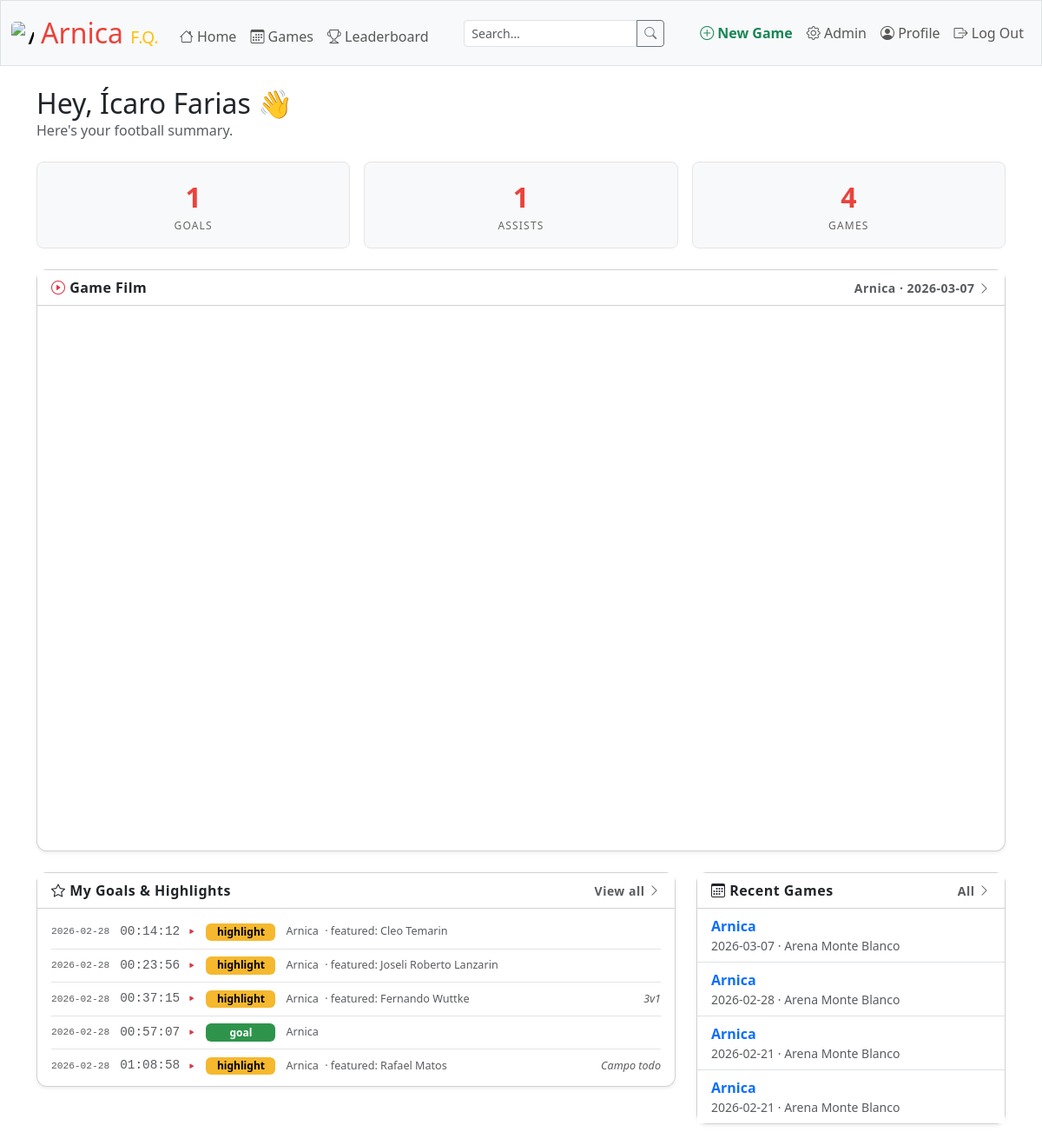
The page / (signed in) on the database its author committed.
### tables this page shows
CREATE TABLE people (
    id           INTEGER PRIMARY KEY AUTOINCREMENT NOT NULL,
    name         TEXT NOT NULL,
    nickname     TEXT,
    phone_number TEXT UNIQUE,
    created_at   TEXT NOT NULL DEFAULT (datetime('now'))
, updated_at TEXT NOT NULL DEFAULT (datetime('now')), is_in_group_chat INTEGER NOT NULL DEFAULT 0, is_guest         INTEGER NOT NULL DEFAULT 0, guest_of         INTEGER REFERENCES people(id) ON DELETE SET NULL);

CREATE TABLE games (
    id          INTEGER PRIMARY KEY AUTOINCREMENT NOT NULL,
    title       TEXT NOT NULL,
    date        DATE NOT NULL,
    youtube_url TEXT,
    location_id INTEGER NOT NULL,
    video_start TEXT CHECK(video_start GLOB '[0-9][0-9]:[0-9][0-9]:[0-9][0-9]'),
    video_end   TEXT CHECK(video_end   GLOB '[0-9][0-9]:[0-9][0-9]:[0-9][0-9]'),
    FOREIGN KEY(location_id) REFERENCES locations(id) ON DELETE RESTRICT
);

CREATE TABLE events (
    id        INTEGER PRIMARY KEY AUTOINCREMENT,
    game_id   INTEGER NOT NULL REFERENCES games(id),
    person_id INTEGER REFERENCES people(id),
    type      TEXT    NOT NULL,
    timestamp TEXT    NOT NULL
                      CHECK(timestamp GLOB '[0-9][0-9]:[0-9][0-9]:[0-9][0-9]'),
    duration  INTEGER NOT NULL DEFAULT 20 CHECK(duration > 0),
    notes     TEXT
);

CREATE TABLE event_links (
    id               INTEGER PRIMARY KEY AUTOINCREMENT NOT NULL,
    event_id         INTEGER NOT NULL,
    linked_person_id INTEGER NOT NULL,
    link_type        TEXT NOT NULL,
    FOREIGN KEY(event_id)         REFERENCES events(id)  ON DELETE CASCADE,
    FOREIGN KEY(linked_person_id) REFERENCES people(id)  ON DELETE CASCADE,
    UNIQUE(event_id, linked_person_id)
);

CREATE TABLE locations (
    id   INTEGER PRIMARY KEY AUTOINCREMENT NOT NULL,
    name TEXT NOT NULL UNIQUE
);

### app.py (the view, shortened to what this page needs)
@app.route("/")
@login_required
def index():
    person_id = session.get("person_id")
    person = db.execute("SELECT * FROM people WHERE id = ?", person_id)[0]
    stats = db.execute("""
        SELECT
            COUNT(DISTINCT CASE WHEN e.type = 'goal' THEN e.id END) AS goals,
            COUNT(DISTINCT CASE WHEN el.link_type = 'assist' THEN el.id END) AS assists,
            COUNT(DISTINCT pr.game_id) AS appearances
        FROM people p
        LEFT JOIN events e       ON e.person_id = p.id
        LEFT JOIN event_links el ON el.linked_person_id = p.id
        LEFT JOIN presences pr   ON pr.person_id = p.id
        WHERE p.id = ?
    """, person_id)[0]
    recent_events = db.execute("""
        SELECT
            e.*,
            g.title AS game_title,
            g.date  AS game_date,
            g.youtube_url
        FROM events e
        JOIN games g ON g.id = e.game_id
        WHERE e.person_id = ?
          AND e.type IN ('goal', 'highlight')
        ORDER BY g.date DESC, e.timestamp ASC
        LIMIT 10
    """, person_id)
    def build_embed_url(raw_url):
        if not raw_url:
            return None
        if "youtube.com/embed/" in raw_url:
            sep = "&" if "?" in raw_url else "?"
            return raw_url + sep + "enablejsapi=1"
        if "youtu.be/" in raw_url:
            vid = raw_url.split("youtu.be/")[1].split("?")[0]
        elif "v=" in raw_url:
            vid = raw_url.split("v=")[1].split("&")[0]
        else:
            return None
        return f"https://www.youtube.com/embed/{vid}?enablejsapi=1"
    for event in recent_events:
        event["links"] = db.execute("""
            SELECT el.link_type, pe.name
            FROM event_links el
            JOIN people pe ON pe.id = el.linked_person_id
            WHERE el.event_id = ?
        """, event["id"])
        event["youtube_embed"] = build_embed_url(event.get("youtube_url"))
    recent_games = db.execute("""
        SELECT g.id, g.title, g.date, l.name AS location
        FROM presences pr
        JOIN games g     ON g.id = pr.game_id
        JOIN locations l ON l.id = g.location_id
        WHERE pr.person_id = ?
        ORDER BY g.date DESC
        LIMIT 5
    """, person_id)
    recent_video_game = db.execute("""
        SELECT g.id, g.title, g.date, g.youtube_url
        FROM presences pr
        JOIN games g ON g.id = pr.game_id
        WHERE pr.person_id = ? AND g.youtube_url IS NOT NULL AND g.youtube_url != ''
        ORDER BY g.date DESC
        LIMIT 1
    """, person_id)
    recent_video_game = recent_video_game[0] if recent_video_game else None
    index_youtube_embed = build_embed_url(recent_video_game["youtube_url"]) if recent_video_game else None
    return render_template("index.html",
        linked=True,
        person=person,
        stats=stats,
        recent_events=recent_events,
        recent_games=recent_games,
        recent_video_game=recent_video_game,
        index_youtube_embed=index_youtube_embed,
    )

### templates/index.html (shortened to what this page needs)
{% extends "layout.html" %}
{% block main %}
{% if not linked %}
    <div class="text-center mb-5">
        <h2>Welcome to Arnica F.Q.</h2>
        <p class="text-muted">Link your account to a player profile to see your personal stats.</p>
        <a href="/profile" class="btn btn-danger">
            <i class="bi bi-person-badge"></i> Link Player Profile
        </a>
    </div>
    {% if recent_games %}
        <h5 class="mb-3 text-muted">Recent Games</h5>
        <div class="row g-3">
            {% for game in recent_games %}
                <div class="col-12">
                    <a href="/games/{{ game.id }}" class="text-decoration-none text-dark">
                        <div class="card shadow-sm">
                            <div class="card-body d-flex align-items-center gap-3">
                                <div class="text-center" style="min-width:50px">
                                    <div class="fw-bold text-danger" style="font-size:1.2rem">{{ game.date[8:10] }}</div>
                                    <div class="text-muted" style="font-size:0.7rem">{{ game.date[5:7] }}/{{ game.date[0:4] }}</div>
                                </div>
                                <div class="border-start" style="height:40px"></div>
                                <div class="flex-grow-1">
                                    <div class="fw-semibold">{{ game.title }}</div>
                                    <div class="text-muted small"><i class="bi bi-geo-alt"></i> {{ game.location }}</div>
                                </div>
                                <i class="bi bi-chevron-right text-muted"></i>
                            </div>
                        </div>
                    </a>
                </div>
            {% endfor %}
        </div>
    {% endif %}
{% else %}
    <div class="mb-4">
        <h2 class="mb-0">Hey, {{ person.nickname or person.name }} 👋</h2>
        <p class="text-muted">Here's your football summary.</p>
    </div>
    <div class="row g-3 mb-4">
        <div class="col-4">
            <div class="stat-box">
                <div class="stat-number">{{ stats.goals }}</div>
                <div class="stat-label">Goals</div>
            </div>
        </div>
        <div class="col-4">
            <div class="stat-box">
                <div class="stat-number">{{ stats.assists }}</div>
                <div class="stat-label">Assists</div>
            </div>
        </div>
        <div class="col-4">
            <div class="stat-box">
                <div class="stat-number">{{ stats.appearances }}</div>
                <div class="stat-label">Games</div>
            </div>
        </div>
    </div>
    {% if index_youtube_embed %}
        <div class="card shadow-sm mb-4" id="video-card">
            <div class="card-header bg-white d-flex justify-content-between align-items-center">
                <span><i class="bi bi-play-circle text-danger"></i> Game Film</span>
                <a id="video-game-link" href="/games/{{ recent_video_game.id }}" class="text-muted small text-decoration-none">
                    <span id="video-game-label">{{ recent_video_game.title }} &middot; {{ recent_video_game.date }}</span>
                    <i class="bi bi-chevron-right"></i>
                </a>
            </div>
            <div class="card-body p-0">
                <div class="ratio ratio-16x9">
                    <iframe id="yt-player"
                            src="{{ index_youtube_embed }}"
                            title="Game video"
                            frameborder="0"
                            allow="accelerometer; autoplay; clipboard-write; encrypted-media; gyroscope; picture-in-picture; web-share"
                            allowfullscreen>
                    </iframe>
                </div>
            </div>
        </div>
    {% endif %}
    <div class="row g-4">
        <div class="col-md-8">
            <div class="card shadow-sm">
                <div class="card-header bg-white d-flex justify-content-between align-items-center">
                    <span><i class="bi bi-star"></i> My Goals &amp; Highlights</span>
                    <a href="/player/{{ person.id }}" class="text-muted small text-decoration-none">
                        View all <i class="bi bi-chevron-right"></i>
                    </a>
                </div>
                <div class="card-body p-0">
                    {% if recent_events %}
                        <div class="event-timeline px-3 pt-2 pb-1">
                            {% for event in recent_events %}
                                {% set parts = event.timestamp.split(':') %}
                                {% set total_seconds = parts[0]|int * 3600 + parts[1]|int * 60 + parts[2]|int %}
                                <div class="event-row">
                                    <span class="text-muted font-monospace" style="font-size:0.7rem;min-width:fit-content">
                                        {{ event.game_date }}
                                    </span>
                                    <span class="event-timestamp font-monospace">
                                        {% if event.youtube_embed %}
                                            <a href="#"
                                               class="text-decoration-none text-muted"
                                               onclick="seekVideo('{{ event.youtube_embed }}', {{ total_seconds }}, '{{ event.game_id }}', event); return false;"
                                               data-game-id="{{ event.game_id }}"
                                               data-game-title="{{ event.game_title }}"
                                               data-game-date="{{ event.game_date }}"
                                               data-embed="{{ event.youtube_embed }}">
                                                {{ event.timestamp }}
                                                <i class="bi bi-play-fill text-danger" style="font-size:0.6rem"></i>
                                            </a>
                                        {% else %}
                                            <span class="text-muted">{{ event.timestamp }}</span>
                                        {% endif %}
                                    </span>
                                    <span class="badge event-type-badge badge-{{ event.type }} text-white">
                                        {{ event.type }}
                                    </span>
                                    <span class="flex-grow-1 small">
                                        <a href="/games/{{ event.game_id }}" class="text-decoration-none text-muted">
                                            {{ event.game_title }}
                                        </a>
                                        {% for link in event.links %}
                                            <span class="text-muted ms-1">&middot; {{ link.link_type }}: {{ link.name }}</span>
                                        {% endfor %}
                                    </span>
                                    {% if event.notes %}
                                        <span class="text-muted small fst-italic">{{ event.notes }}</span>
                                    {% endif %}
                                </div>
                            {% endfor %}
                        </div>
                    {% else %}
                        <div class="text-center text-muted py-5">
                            <i class="bi bi-emoji-smile" style="font-size:2rem"></i>
                            <p class="mt-2 mb-0">No goals or highlights yet. Get out there!</p>
                        </div>
                    {% endif %}
                </div>
            </div>
        </div>
        <div class="col-md-4">
            <div class="card shadow-sm">
                <div class="card-header bg-white d-flex justify-content-between align-items-center">
                    <span><i class="bi bi-calendar3"></i> Recent Games</span>
                    <a href="/games" class="text-muted small text-decoration-none">
                        All <i class="bi bi-chevron-right"></i>
                    </a>
                </div>
                <div class="card-body p-0">
                    {% if recent_games %}
                        <ul class="list-group list-group-flush">
                            {% for game in recent_games %}
                                <li class="list-group-item px-3 py-2">
                                    <a href="/games/{{ game.id }}" class="text-decoration-none fw-semibold">
                                        {{ game.title }}
                                    </a>
                                    <div class="text-muted small">{{ game.date }} &middot; {{ game.location }}</div>
                                </li>
                            {% endfor %}
                        </ul>
                    {% else %}
                        <p class="text-muted text-center py-4 mb-0">No games yet.</p>
                    {% endif %}
                </div>
            </div>
        </div>
    </div>
{% endif %}
{% endblock %}

### rows shown on the page
people: name "Ícaro Farias"
games: title "Arnica", date "2026-03-07", location "Arena Monte Blanco"
events: game_date "2026-02-28", timestamp "00:14:12", type "highlight", game_title "Arnica"
event_links: link_type "featured", name "Cleo Temarin"
events: game_date "2026-02-28", timestamp "00:23:56", type "highlight", game_title "Arnica"
event_links: link_type "featured", name "Joseli Roberto Lanzarin"
events: game_date "2026-02-28", timestamp "00:37:15", type "highlight", game_title "Arnica", notes "3v1"
event_links: link_type "featured", name "Fernando Wuttke"
events: game_date "2026-02-28", timestamp "00:57:07", type "goal", game_title "Arnica"
events: game_date "2026-02-28", timestamp "01:08:58", type "highlight", game_title "Arnica", notes "Campo todo"
event_links: link_type "featured", name "Rafael Matos"
games: title "Arnica", date "2026-02-28", location "Arena Monte Blanco"
games: title "Arnica", date "2026-02-21", location "Arena Monte Blanco"
games: title "Arnica", date "2026-02-21", location "Arena Monte Blanco"

### other values the page prints
{{ stats.goals }} "1"
{{ stats.assists }} "1"
{{ stats.appearances }} "4"
